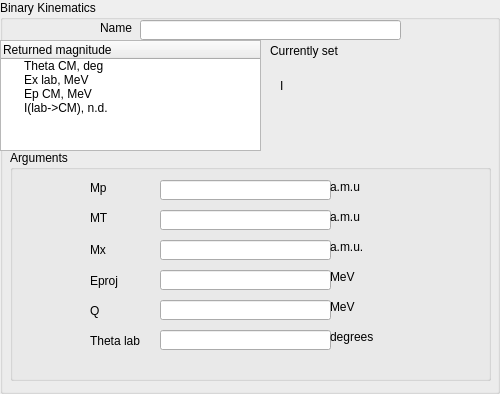
<?xml version="1.0" encoding="UTF-8"?>
<ui version="4.0">
 <class>KinView</class>
 <widget class="QGroupBox" name="KinView">
  <property name="geometry">
   <rect>
    <x>0</x>
    <y>0</y>
    <width>500</width>
    <height>394</height>
   </rect>
  </property>
  <property name="windowTitle">
   <string>GroupBox</string>
  </property>
  <property name="title">
   <string>Binary Kinematics</string>
  </property>
  <widget class="QLabel" name="label">
   <property name="geometry">
    <rect>
     <x>100</x>
     <y>20</y>
     <width>41</width>
     <height>16</height>
    </rect>
   </property>
   <property name="text">
    <string>Name</string>
   </property>
  </widget>
  <widget class="QLineEdit" name="nameedit">
   <property name="geometry">
    <rect>
     <x>140</x>
     <y>20</y>
     <width>261</width>
     <height>20</height>
    </rect>
   </property>
  </widget>
  <widget class="QLabel" name="retmlabel">
   <property name="geometry">
    <rect>
     <x>280</x>
     <y>70</y>
     <width>111</width>
     <height>31</height>
    </rect>
   </property>
   <property name="text">
    <string>I</string>
   </property>
  </widget>
  <widget class="QTreeWidget" name="treeWidget">
   <property name="geometry">
    <rect>
     <x>0</x>
     <y>40</y>
     <width>261</width>
     <height>111</height>
    </rect>
   </property>
   <column>
    <property name="text">
     <string>Returned magnitude</string>
    </property>
   </column>
   <item>
    <property name="text">
     <string>Theta CM, deg</string>
    </property>
   </item>
   <item>
    <property name="text">
     <string>Ex lab, MeV</string>
    </property>
   </item>
   <item>
    <property name="text">
     <string>Ep CM, MeV</string>
    </property>
   </item>
   <item>
    <property name="text">
     <string>I(lab-&gt;CM), n.d.</string>
    </property>
   </item>
  </widget>
  <widget class="QLabel" name="label_3">
   <property name="geometry">
    <rect>
     <x>270</x>
     <y>40</y>
     <width>141</width>
     <height>21</height>
    </rect>
   </property>
   <property name="text">
    <string>Currently set</string>
   </property>
  </widget>
  <widget class="QGroupBox" name="groupBox">
   <property name="geometry">
    <rect>
     <x>10</x>
     <y>150</y>
     <width>481</width>
     <height>231</height>
    </rect>
   </property>
   <property name="title">
    <string>Arguments</string>
   </property>
   <widget class="QLabel" name="label_2">
    <property name="geometry">
     <rect>
      <x>80</x>
      <y>30</y>
      <width>71</width>
      <height>16</height>
     </rect>
    </property>
    <property name="text">
     <string>Mp</string>
    </property>
   </widget>
   <widget class="QLineEdit" name="mpedit">
    <property name="geometry">
     <rect>
      <x>150</x>
      <y>30</y>
      <width>171</width>
      <height>20</height>
     </rect>
    </property>
   </widget>
   <widget class="QLabel" name="label_4">
    <property name="geometry">
     <rect>
      <x>80</x>
      <y>60</y>
      <width>71</width>
      <height>16</height>
     </rect>
    </property>
    <property name="text">
     <string>MT</string>
    </property>
   </widget>
   <widget class="QLineEdit" name="mtedit">
    <property name="geometry">
     <rect>
      <x>150</x>
      <y>60</y>
      <width>171</width>
      <height>20</height>
     </rect>
    </property>
   </widget>
   <widget class="QLabel" name="label_5">
    <property name="geometry">
     <rect>
      <x>80</x>
      <y>90</y>
      <width>71</width>
      <height>20</height>
     </rect>
    </property>
    <property name="text">
     <string>Mx</string>
    </property>
   </widget>
   <widget class="QLineEdit" name="mredit">
    <property name="geometry">
     <rect>
      <x>150</x>
      <y>90</y>
      <width>171</width>
      <height>20</height>
     </rect>
    </property>
   </widget>
   <widget class="QLineEdit" name="epedit">
    <property name="geometry">
     <rect>
      <x>150</x>
      <y>120</y>
      <width>171</width>
      <height>20</height>
     </rect>
    </property>
   </widget>
   <widget class="QLabel" name="label_6">
    <property name="geometry">
     <rect>
      <x>80</x>
      <y>120</y>
      <width>52</width>
      <height>21</height>
     </rect>
    </property>
    <property name="text">
     <string>Eproj</string>
    </property>
   </widget>
   <widget class="QLabel" name="label_7">
    <property name="geometry">
     <rect>
      <x>80</x>
      <y>150</y>
      <width>71</width>
      <height>21</height>
     </rect>
    </property>
    <property name="text">
     <string>Q</string>
    </property>
   </widget>
   <widget class="QLineEdit" name="qedit">
    <property name="geometry">
     <rect>
      <x>150</x>
      <y>150</y>
      <width>171</width>
      <height>20</height>
     </rect>
    </property>
   </widget>
   <widget class="QLabel" name="label_8">
    <property name="geometry">
     <rect>
      <x>80</x>
      <y>180</y>
      <width>71</width>
      <height>21</height>
     </rect>
    </property>
    <property name="text">
     <string>Theta lab</string>
    </property>
   </widget>
   <widget class="QLineEdit" name="thetaedit">
    <property name="geometry">
     <rect>
      <x>150</x>
      <y>180</y>
      <width>171</width>
      <height>20</height>
     </rect>
    </property>
   </widget>
   <widget class="QLabel" name="label_9">
    <property name="geometry">
     <rect>
      <x>320</x>
      <y>30</y>
      <width>52</width>
      <height>14</height>
     </rect>
    </property>
    <property name="text">
     <string>a.m.u</string>
    </property>
   </widget>
   <widget class="QLabel" name="label_10">
    <property name="geometry">
     <rect>
      <x>320</x>
      <y>60</y>
      <width>52</width>
      <height>14</height>
     </rect>
    </property>
    <property name="text">
     <string>a.m.u</string>
    </property>
   </widget>
   <widget class="QLabel" name="label_11">
    <property name="geometry">
     <rect>
      <x>320</x>
      <y>90</y>
      <width>52</width>
      <height>14</height>
     </rect>
    </property>
    <property name="text">
     <string>a.m.u.</string>
    </property>
   </widget>
   <widget class="QLabel" name="label_12">
    <property name="geometry">
     <rect>
      <x>320</x>
      <y>120</y>
      <width>52</width>
      <height>14</height>
     </rect>
    </property>
    <property name="text">
     <string>MeV</string>
    </property>
   </widget>
   <widget class="QLabel" name="label_13">
    <property name="geometry">
     <rect>
      <x>320</x>
      <y>150</y>
      <width>52</width>
      <height>14</height>
     </rect>
    </property>
    <property name="text">
     <string>MeV</string>
    </property>
   </widget>
   <widget class="QLabel" name="label_14">
    <property name="geometry">
     <rect>
      <x>320</x>
      <y>180</y>
      <width>52</width>
      <height>14</height>
     </rect>
    </property>
    <property name="text">
     <string>degrees</string>
    </property>
   </widget>
  </widget>
 </widget>
 <resources/>
 <connections/>
</ui>
